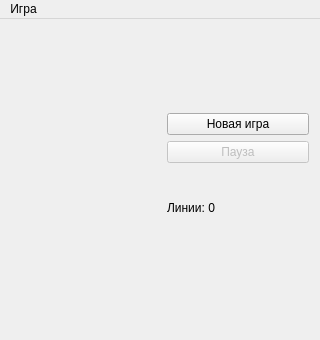
<?xml version="1.0" encoding="UTF-8"?>
<ui version="4.0">
 <class>MainWindow</class>
 <widget class="QMainWindow" name="MainWindow">
  <property name="geometry">
   <rect>
    <x>0</x>
    <y>0</y>
    <width>320</width>
    <height>340</height>
   </rect>
  </property>
  <property name="minimumSize">
   <size>
    <width>320</width>
    <height>340</height>
   </size>
  </property>
  <property name="maximumSize">
   <size>
    <width>320</width>
    <height>340</height>
   </size>
  </property>
  <property name="windowTitle">
   <string>Тетрис</string>
  </property>
  <widget class="QWidget" name="centralWidget">
   <layout class="QGridLayout" name="gridLayout">
    <item row="2" column="1">
     <widget class="QPushButton" name="btn_pause">
      <property name="enabled">
       <bool>false</bool>
      </property>
      <property name="focusPolicy">
       <enum>Qt::NoFocus</enum>
      </property>
      <property name="text">
       <string>Пауза</string>
      </property>
      <property name="shortcut">
       <string>P</string>
      </property>
      <property name="flat">
       <bool>false</bool>
      </property>
     </widget>
    </item>
    <item row="1" column="1">
     <widget class="QPushButton" name="btn_start">
      <property name="focusPolicy">
       <enum>Qt::NoFocus</enum>
      </property>
      <property name="text">
       <string>Новая игра</string>
      </property>
     </widget>
    </item>
    <item row="3" column="1">
     <widget class="QLabel" name="lbl_lines">
      <property name="text">
       <string>Линии: 0</string>
      </property>
     </widget>
    </item>
    <item row="0" column="0" rowspan="5">
     <widget class="QWidget" name="game" native="true">
      <property name="minimumSize">
       <size>
        <width>150</width>
        <height>300</height>
       </size>
      </property>
      <property name="maximumSize">
       <size>
        <width>150</width>
        <height>300</height>
       </size>
      </property>
      <property name="focusPolicy">
       <enum>Qt::StrongFocus</enum>
      </property>
     </widget>
    </item>
   </layout>
  </widget>
  <widget class="QMenuBar" name="menuBar">
   <property name="geometry">
    <rect>
     <x>0</x>
     <y>0</y>
     <width>320</width>
     <height>22</height>
    </rect>
   </property>
   <widget class="QMenu" name="menu">
    <property name="title">
     <string>Игра</string>
    </property>
    <addaction name="action_new_game"/>
    <addaction name="action_quit"/>
   </widget>
   <addaction name="menu"/>
  </widget>
  <action name="action_new_game">
   <property name="text">
    <string>Новая игра</string>
   </property>
   <property name="shortcut">
    <string>N</string>
   </property>
  </action>
  <action name="action_quit">
   <property name="text">
    <string>Выход</string>
   </property>
   <property name="shortcut">
    <string>Ctrl+Q</string>
   </property>
  </action>
 </widget>
 <layoutdefault spacing="6" margin="11"/>
 <resources/>
 <connections/>
</ui>
